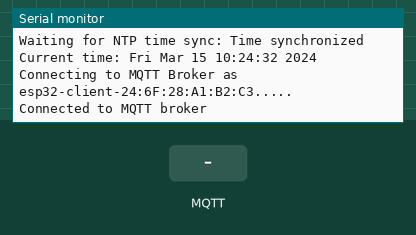
This program was run on a simulated ESP32-S3. On the bench: the last lines printed to the serial monitor. The inputs (shaded band) are chosen by the test bench. WiFi joins after 1.5 s; servers stay silent unless stated; the local clock reads 2024-03-15 10:24:30 at power-on unless the program sets it; no MQTT or app messages arrive unless stated.

Above: at 3.2 s.
3.3 s: MQTT message "1" arrives on the first subscribed topic
At 4.2 s:
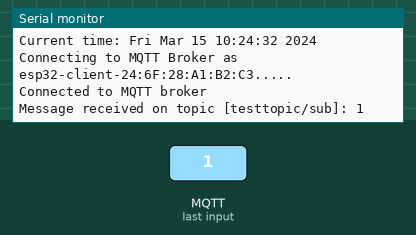
4.8 s: MQTT message "on" arrives on the first subscribed topic
At 5.3 s:
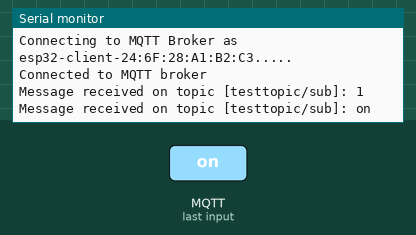
6.3 s: MQTT message "off" arrives on the first subscribed topic
At 7.7 s:
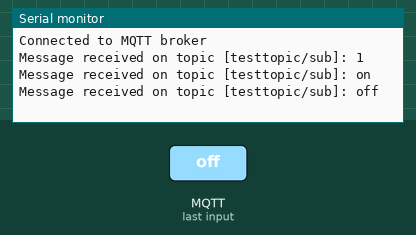

Measured:
- after the input at 3.3 s, the serial monitor: prints a new line at once (image 1)
- after the input at 4.8 s, the serial monitor: prints a new line at once (image 2)
- after the input at 6.3 s, the serial monitor: prints a new line at once (image 3)

The program:

main.cpp
```cpp
//https://docs.emqx.com/en/cloud/latest/connect_to_deployments/esp8266.html

#include <WiFi.h>
#include <WiFiClientSecure.h>
#include <PubSubClient.h>
#include <time.h>
#include "Secure.h"

// NTP Server settings
const char *ntp_server = "pool.ntp.org";   // Default NTP server
const long gmt_offset_sec = 0;             // GMT offset in seconds
const int daylight_offset_sec = 0;         // Daylight saving time offset in seconds

// WiFi and MQTT client initialization
WiFiClientSecure espClient;
PubSubClient mqtt_client(espClient);

// Function declarations
void connectToWiFi();
void connectToMQTT();
void syncTime();
void mqttCallback(char *topic, byte *payload, unsigned int length);

void setup() {
    Serial.begin(115200);

    connectToWiFi();
    syncTime();  // X.509 validation requires synchronization time

    // Configure MQTT client
    mqtt_client.setServer(mqtt_broker, mqtt_port);
    mqtt_client.setCallback(mqttCallback);

    connectToMQTT();
}

void connectToWiFi() {
    WiFi.begin(ssid, password);
    while (WiFi.status() != WL_CONNECTED) {
        delay(1000);
        Serial.println("Connecting to WiFi...");
    }
    Serial.println("Connected to WiFi");
}

void syncTime() {
    configTime(gmt_offset_sec, daylight_offset_sec, ntp_server);
    Serial.print("Waiting for NTP time sync: ");
    while (time(nullptr) < 8 * 3600 * 2) {
        delay(1000);
        Serial.print(".");
    }
    Serial.println("Time synchronized");

    struct tm timeinfo;
    if (getLocalTime(&timeinfo)) {
        Serial.print("Current time: ");
        Serial.println(asctime(&timeinfo));
    } else {
        Serial.println("Failed to obtain local time");
    }
}

void connectToMQTT() {
    espClient.setCACert(ca_cert);
    while (!mqtt_client.connected()) {
        String client_id = "esp32-client-" + String(WiFi.macAddress());
        Serial.printf("Connecting to MQTT Broker as %s.....\n", client_id.c_str());
        if (mqtt_client.connect(client_id.c_str(), mqtt_username, mqtt_password)) {
            Serial.println("Connected to MQTT broker");
            mqtt_client.subscribe(mqtt_topic);

            // Publish message upon successful connection
            mqtt_client.publish(mqtt_topic, "Hi EMQX, I'm ESP32-S3!");
        } else {
            Serial.printf("Failed to connect to MQTT broker, rc=%d\n", mqtt_client.state());
            delay(5000);
        }
    }
}

void mqttCallback(char *topic, byte *payload, unsigned int length) {
    Serial.print("Message received on topic [");
    Serial.print(topic);
    Serial.print("]: ");
    for (int i = 0; i < length; i++) {
        Serial.print((char)payload[i]);
    }
    Serial.println();
}

void loop() {
    if (!mqtt_client.connected()) {
        connectToMQTT();
    }
    mqtt_client.loop();
}
```

SecureExample.h
```cpp
// SecureExample.h
#pragma once

#include <Arduino.h>

// WiFi credentials
const char *ssid = "YourSSID";             // Replace with your WiFi name
const char *password = "YourPassword";    // Replace with your WiFi password

// MQTT Broker settings
const int mqtt_port = 8883;                // MQTT port (TLS)
const char *mqtt_broker = "yourserver.emqxsl.com"; // EMQX broker endpoint
const char *mqtt_topic = "testtopic/sub";     // MQTT topic
const char *mqtt_username = "YourUser";        // MQTT username for authentication
const char *mqtt_password = "YourPassword";      // MQTT password for authentication

// SSL certificate for MQTT broker
// Load DigiCert Global Root G2, used by EMQX Public Broker: broker.emqx.io
static const char ca_cert[] PROGMEM = R"EOF(
-----BEGIN CERTIFICATE-----
MIIDjjCCAnagAwIBAgIQAzrx5qcRqaC7KGSxHQn65TANBgkqhkiG9w0BAQsFADBh
...
-----END CERTIFICATE-----
)EOF";
```
